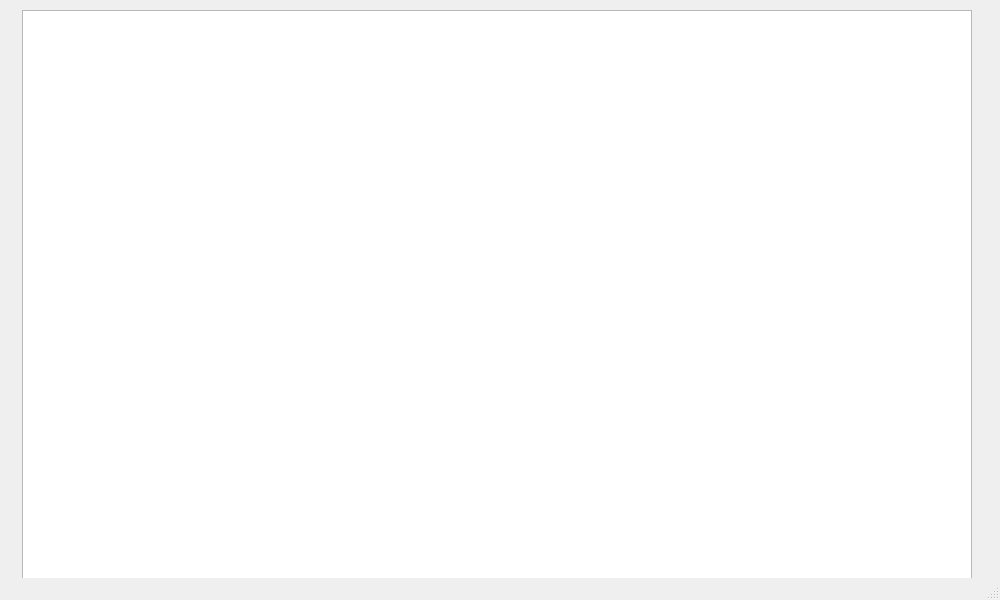
<?xml version="1.0" encoding="UTF-8"?>
<ui version="4.0">
 <class>MainWindow</class>
 <widget class="QMainWindow" name="MainWindow">
  <property name="geometry">
   <rect>
    <x>0</x>
    <y>0</y>
    <width>1000</width>
    <height>600</height>
   </rect>
  </property>
  <property name="maximumSize">
   <size>
    <width>1000</width>
    <height>600</height>
   </size>
  </property>
  <property name="windowTitle">
   <string>PokerGame</string>
  </property>
  <widget class="QWidget" name="centralWidget">
   <widget class="QGraphicsView" name="graphicsView">
    <property name="geometry">
     <rect>
      <x>22</x>
      <y>10</y>
      <width>950</width>
      <height>570</height>
     </rect>
    </property>
    <property name="maximumSize">
     <size>
      <width>950</width>
      <height>570</height>
     </size>
    </property>
    <property name="verticalScrollBarPolicy">
     <enum>Qt::ScrollBarAlwaysOff</enum>
    </property>
    <property name="horizontalScrollBarPolicy">
     <enum>Qt::ScrollBarAlwaysOff</enum>
    </property>
    <property name="sizeAdjustPolicy">
     <enum>QAbstractScrollArea::AdjustToContentsOnFirstShow</enum>
    </property>
   </widget>
  </widget>
  <widget class="QStatusBar" name="statusBar"/>
 </widget>
 <layoutdefault spacing="6" margin="11"/>
 <resources/>
 <connections/>
</ui>
